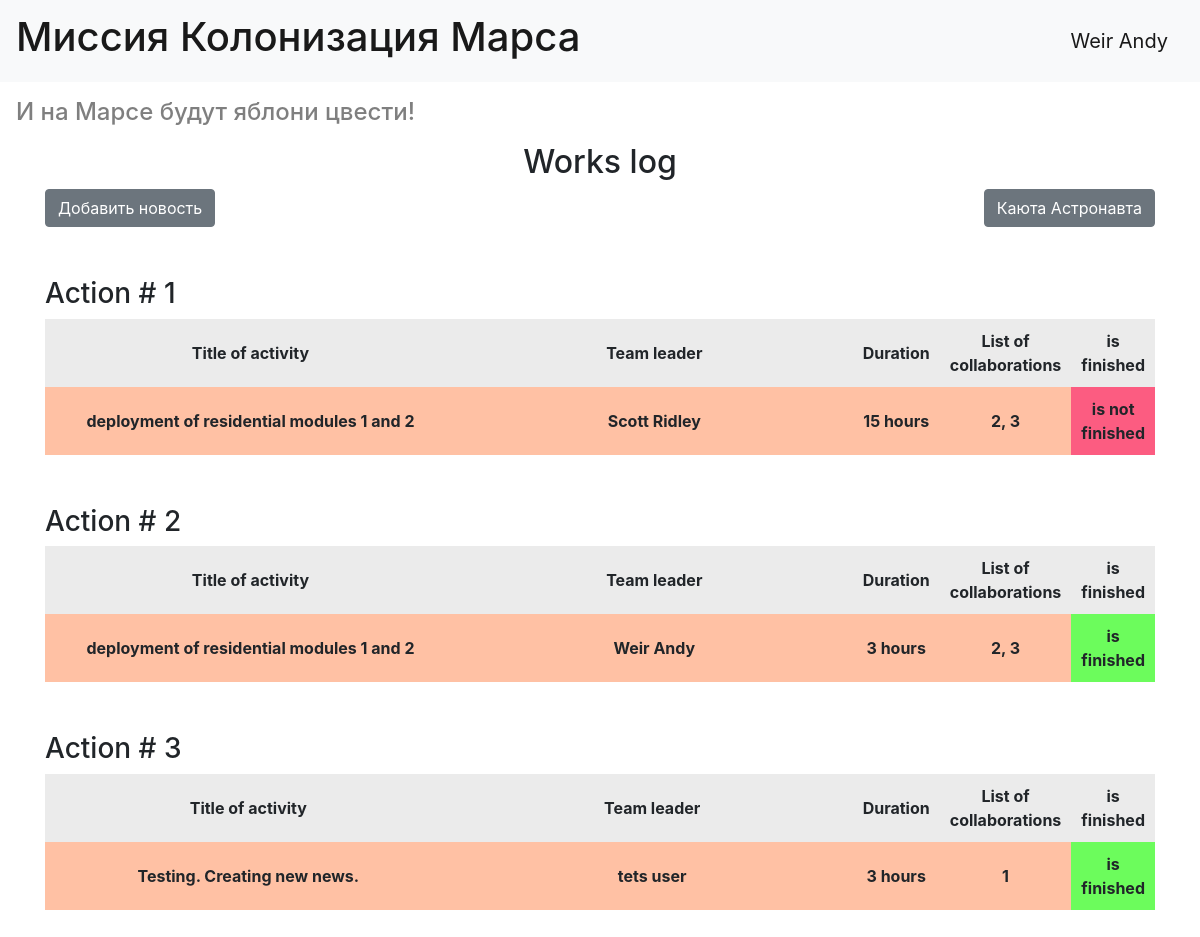
Page /index/ (signed in) on the committed database.
### app/data/models/user.py (models this page shows, shortened)
class User(Declarative_Base, UserMixin, SerializerMixin):
    __tablename__ = 'users'
    id = Column(Integer, primary_key=True, autoincrement=True)
    surname = Column(String, nullable=True)
    name = Column(String, nullable=True)
    age = Column(Integer, nullable=True)
    position = Column(String, nullable=True)
    speciality = Column(String, nullable=True)
    address = Column(String, nullable=True)
    email = Column(String, index=True, unique=True, nullable=True)
    hashed_password = Column(String, nullable=True)
    modified_date = Column(DateTime, default=datetime.datetime.now)
    jobs = orm.relationship("Jobs", back_populates='user')

### app/data/models/jobs.py (models this page shows)
class Jobs(Declarative_Base, UserMixin, SerializerMixin):
    __tablename__ = 'jobs'
    id = Column(Integer, primary_key=True, autoincrement=True)
    team_leader = Column(Integer, ForeignKey("users.id"))
    job = Column(String, nullable=True)
    work_size = Column(Integer, nullable=True)
    collaborators = Column(String, nullable=True)
    start_date = Column(DateTime, default=datetime.datetime.now)
    end_date = Column(DateTime, nullable=True)
    is_finished = Column(Boolean, default=False)
    is_published = Column(Boolean, default=True)
    user = orm.relationship('User')

### app/routes/main.py (the view)
@bp.route("/")
@bp.route("/index/")
@bp.route("/<title>")
@bp.route("/index/<title>")
def index(title=''):
    with current_app.db_connect.get_session() as session:
        jobs = session.query(Jobs).options(joinedload(Jobs.user)).all()
    models_struct_data = {
        "table_titles": [
            "Title of activity",
            "Team leader",
            "Duration",
            "List of collaborations",
            "is finished"
        ],
        "jobs": []
    }
    for job in jobs:
        job_struct = list()
        job_struct.append(job.id)
        job_struct.append(job.job)
        job_struct.append(job.user.surname + ' ' + job.user.name)
        job_struct.append(str(job.work_size) + " hours")
        job_struct.append(job.collaborators)
        job_struct.append("is finished" if job.is_finished else "is not finished")
        models_struct_data["jobs"].append(job_struct)
    return render_template(
        "index.html",
        title=title,
        data_jobs=models_struct_data,
        style_path=url_for("static", filename="css/style_table.css")
    )

### app/__init__.py (called while the page is built)
def create_app(mode="default", db_cone_url="sqlite:///db/main.sqlite"):
    app = Flask(__name__)
    app.config.from_object(config[mode])
    app.db_connect = DataBaseConnect(db_cone_url)
    app.db_connect.create_tables()
    login_manager = LoginManager()
    login_manager.init_app(app)
    from .data.models.user import User
    @login_manager.user_loader
    def load_user(user_id):
        session = app.db_connect.get_session()
        return session.query(User).get(user_id)
    from .routes.main import bp
    app.register_blueprint(bp)
    api = Api(app)
    api.add_resource(jobs_resource.JobsListResource, '/api/jobs')
    api.add_resource(jobs_resource.JobResource, '/api/jobs/<int:job_id>')
    api.add_resource(users_resource.UsersListResource, '/api/users')
    api.add_resource(users_resource.UserResource, '/api/users/<int:user_id>')
    return app

### app/data/db.py (called while the page is built)
    def get_session(self):
        return self.SessionLocal()

### app/templates/index.html
{% extends "base.html" %}
{% block add_head %}
    <link
        rel="stylesheet"
        href="{{ style_path }}"
    />
{% endblock add_head %}
{% block content %}
    <h2 class="text-center">Works log</h2>
    <div style="margin-bottom: 50px;" class="d-flex justify-content-between">
        {% if current_user.is_authenticated %}
            <a href="/add_job" class="btn btn-secondary">Добавить новость</a>
        {% endif %}
        {% if current_user.age is none %}
            {% set age = 25%}
        {% else %}
            {% set age = current_user.age %}
        {% endif %}
        <a href="/table/male/{{age}}" class="btn btn-secondary">Каюта Астронавта</a>
    </div>
    {% for job in data_jobs["jobs"] %}
        <div style="margin-bottom: 50px;">
            <h3>Action # {{ job[0] }}</h3>
            <table>
                <tr>
                    {% for item in data_jobs["table_titles"] %}
                        <th class="text-center">{{item}}</th>
                    {% endfor %}
                </tr>
                <tr>
                    {% for item in job[1:-1] %}
                        <th class="text-center" style="background-color: rgb(255, 193, 164);">
                            {{item}}
                        </th>
                    {% endfor %}
                    {% if "not" in job[-1] %}
                        <th class="text-center" style="background-color: rgb(252, 92, 129);">
                            {{job[-1]}}
                        </th>
                    {% else %}
                        <th class="text-center" style="background-color: rgb(108, 252, 92);">
                            {{job[-1]}}
                        </th>
                    {% endif %}
                </tr>
            </table>
        </div>
    {% endfor %}
{% endblock content %}

### app/templates/base.html (shortened to what this page needs)
<!doctype html>
<html lang="en">
<head>
    <link rel="stylesheet"
          href="https://stackpath.bootstrapcdn.com/bootstrap/4.4.1/css/bootstrap.min.css"
>
    {% block add_head %}{% endblock %}
</head>
<body>
<header>
    <nav class="navbar navbar-light bg-light">
        <a class="navbar-brand" href="/">
            <h1>Миссия Колонизация Марса</h1>
        </a>
        {% if current_user.is_authenticated %}
            <a class="navbar-brand" href="/logout">{{ current_user.surname }} {{ current_user.name }}</a>
        {% else %}
            <p>
                <a class="btn btn-primary " href="/register">Зарегистрироваться</a>
                <a class="btn btn-success" href="/login">Войти</a>
            </p>
        {% endif %}
    </nav>
</header>
<h4 class="m-3 text-black-50">И на Марсе будут яблони цвести!</h4>
<main role="main" class="container">
    {% block content %}{% endblock %}
</main>
</body>
</html>

### app/static/css/style_table.css (style rules this page uses)
th { background-color: rgb(235, 235, 235); width: 50%; padding: 10px; }

### rows in the picture
User: surname "Weir", name "Andy"
Jobs: id "1", item "Title of activity" "Team leader" "Duration" "List of collaborations" "is finished", job "deployment of residential modules 1 and 2", 1 "Scott Ridley" "15 hours", collaborators "2, 3", job "is not finished"
Jobs: id "2", item "Title of activity" "Team leader" "Duration" "List of collaborations" "is finished", job "deployment of residential modules 1 and 2", 1 "Weir Andy" "3 hours", collaborators "2, 3", job "is finished"
Jobs: id "3", item "Title of activity" "Team leader" "Duration" "List of collaborations" "is finished", job "Testing. Creating new news.", 1 "tets user" "3 hours" "1", job "is finished"
